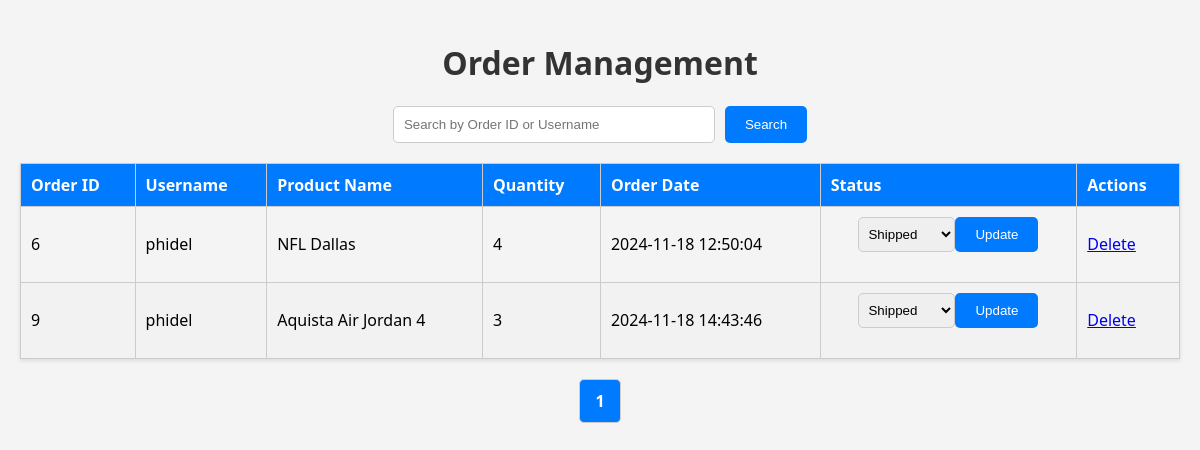
Page /order_management.php (signed in) on the earlier database version.
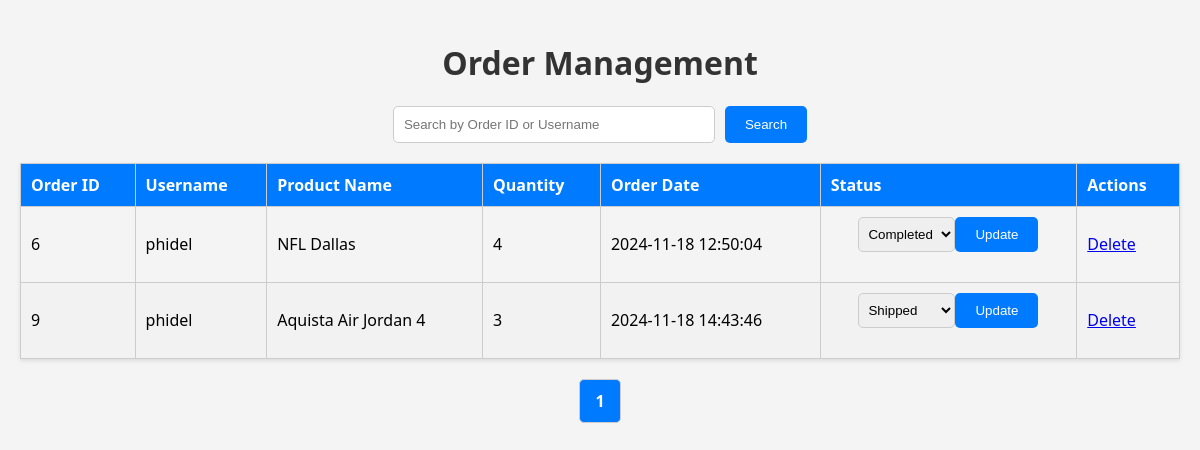
Same page on the later database version.
### tables this page shows
CREATE TABLE `orders` (
  `order_id` int NOT NULL AUTO_INCREMENT,
  `user_id` int NOT NULL,
  `product_id` int DEFAULT NULL,
  `quantity` int NOT NULL,
  `total_amount` decimal(10,2) NOT NULL,
  `payment_status` varchar(50) NOT NULL DEFAULT 'Pending',
  `transaction_id` varchar(100) DEFAULT NULL,
  `payment_date` timestamp NULL DEFAULT NULL,
  `order_date` timestamp NULL DEFAULT CURRENT_TIMESTAMP,
  `status` varchar(50) NOT NULL,
  `payment_method` varchar(50) DEFAULT NULL,
  `delivery_address` text,
  `phone_number` varchar(20) DEFAULT NULL,
  `email` varchar(100) DEFAULT NULL,
  `tracking_status` varchar(50) DEFAULT 'Order Received',
  `estimated_delivery_date` date DEFAULT NULL,
  PRIMARY KEY (`order_id`),
  KEY `user_id` (`user_id`),
  KEY `orders_ibfk_2` (`product_id`),
  CONSTRAINT `orders_ibfk_1` FOREIGN KEY (`user_id`) REFERENCES `users` (`user_id`) ON DELETE CASCADE,
  CONSTRAINT `orders_ibfk_2` FOREIGN KEY (`product_id`) REFERENCES `products` (`product_id`)
);

CREATE TABLE `users` (
  `user_id` int NOT NULL AUTO_INCREMENT,
  `username` varchar(50) NOT NULL,
  `full_name` varchar(255) DEFAULT NULL,
  `password` varchar(255) NOT NULL,
  `email` varchar(100) NOT NULL,
  `role` enum('user','admin') DEFAULT 'user',
  `created_at` timestamp NULL DEFAULT CURRENT_TIMESTAMP,
  `updated_at` timestamp NULL DEFAULT CURRENT_TIMESTAMP ON UPDATE CURRENT_TIMESTAMP,
  `profile_picture_url` varchar(255) DEFAULT NULL,
  PRIMARY KEY (`user_id`),
  UNIQUE KEY `username` (`username`),
  UNIQUE KEY `email` (`email`)
);

CREATE TABLE `products` (
  `product_id` int NOT NULL AUTO_INCREMENT,
  `product_name` varchar(100) NOT NULL,
  `price_ksh` decimal(10,2) NOT NULL,
  `description` text,
  `image_url` text,
  `category_id` int DEFAULT NULL,
  `quantity_in_stock` int NOT NULL,
  `created_at` timestamp NULL DEFAULT CURRENT_TIMESTAMP,
  `updated_at` timestamp NULL DEFAULT CURRENT_TIMESTAMP ON UPDATE CURRENT_TIMESTAMP,
  `size` text,
  PRIMARY KEY (`product_id`),
  KEY `category_id` (`category_id`),
  CONSTRAINT `products_ibfk_1` FOREIGN KEY (`category_id`) REFERENCES `categories` (`category_id`) ON DELETE SET NULL
);

### order_management.php (the view, shortened to what this page needs)
<?php
require 'db_config.php';
$search_query = isset($_GET['search']) ? $_GET['search'] : '';
$page = isset($_GET['page']) ? (int)$_GET['page'] : 1;
$limit = 10;
$offset = ($page - 1) * $limit;
$sql = "SELECT o.*, u.username, p.product_name AS product_name
        FROM orders o
        JOIN users u ON o.user_id = u.user_id
        JOIN products p ON o.product_id = p.product_id
        WHERE 1=1";
$params = [];
$sql .= " LIMIT $limit OFFSET $offset";
try {
    $stmt = $pdo->prepare($sql);
    $stmt->execute($params);
    $orders = $stmt->fetchAll();
    $countSql = "SELECT COUNT(*) FROM orders o JOIN users u ON o.user_id = u.user_id WHERE 1=1";
    if ($search_query) {
        $countSql .= " AND (o.order_id LIKE ? OR u.username LIKE ?)";
        $countParams = ["%$search_query%", "%$search_query%"];
    } else {
        $countParams = [];
    }
    $countStmt = $pdo->prepare($countSql);
    $countStmt->execute($countParams);
    $total_orders = $countStmt->fetchColumn();
    $total_pages = ceil($total_orders / $limit);
} catch (PDOException $e) {
    echo "Database query failed: " . $e->getMessage();
    exit();
}
?>
<!DOCTYPE html>
<html lang="en">
<head>
</head>
<body>
    <h1>Order Management</h1>
    <form method="GET" action="">
        <input type="text" name="search" placeholder="Search by Order ID or Username"
            value="<?php echo htmlspecialchars($search_query); ?>">
        <button type="submit">Search</button>
    </form>
    <table>
        <thead>
            <tr>
                <th>Order ID</th>
                <th>Username</th>
                <th>Product Name</th>
                <th>Quantity</th>
                <th>Order Date</th>
                <th>Status</th>
                <th>Actions</th>
            </tr>
        </thead>
        <tbody>
            <?php if ($orders): ?>
            <?php foreach ($orders as $order): ?>
            <tr>
                <td><?php echo htmlspecialchars($order['order_id']); ?></td>
                <td><?php echo htmlspecialchars($order['username']); ?></td>
                <td><?php echo htmlspecialchars($order['product_name']); ?></td>
                <td><?php echo htmlspecialchars($order['quantity']); ?></td>
                <td><?php echo htmlspecialchars($order['order_date']); ?></td>
                <td>
                    <form method="POST" action="">
                        <select name="status">
                            <option value="Shipped" <?php echo ($order['status'] === 'Shipped') ? 'selected' : ''; ?>>
                                Shipped</option>
                            <option value="Completed"
                                <?php echo ($order['status'] === 'Completed') ? 'selected' : ''; ?>>Completed</option>
                        </select>
                        <button type="submit" name="update_status">Update</button>
                    </form>
                </td>
                <td>
                    <a href="?delete=<?php echo htmlspecialchars($order['order_id']); ?>"
                        onclick="return confirm('Are you sure you want to delete this order?');">Delete</a>
                </td>
            </tr>
            <?php endforeach; ?>
            <?php else: ?>
            <tr>
                <td colspan="7">No orders found.</td>
            </tr>
            <?php endif; ?>
        </tbody>
    </table>
    <div class="pagination">
        <?php for ($i = 1; $i <= $total_pages; $i++): ?>
        <a href="?page=<?php echo $i; ?>&search=<?php echo urlencode($search_query); ?>"
            class="<?php echo ($i === $page) ? 'active' : ''; ?>">
            <?php echo $i; ?>
        </a>
        <?php endfor; ?>
    </div>
</body>
</html>

### order_management.php (style rules this page uses)
body { font-family: 'Segoe UI', Tahoma, Geneva, Verdana, sans-serif; background-color: #f4f4f4; margin: 0; padding: 20px; }
h1 { text-align: center; color: #333; }
form { display: flex; justify-content: center; margin-bottom: 20px; }
input[type="text"] { padding: 10px; border: 1px solid #ccc; border-radius: 5px; width: 300px; margin-right: 10px; }
button { padding: 10px 20px; border: none; border-radius: 5px; background-color: #007BFF; color: white; cursor: pointer; transition: background-color 0.3s; }
table { width: 100%; border-collapse: collapse; margin-bottom: 20px; box-shadow: 0 2px 4px rgba(0, 0, 0, 0.1); }
th, td { border: 1px solid #ccc; padding: 10px; text-align: left; }
th { background-color: #007BFF; color: white; }
tr:nth-child(even) { background-color: #f2f2f2; }
select { padding: 5px; border: 1px solid #ccc; border-radius: 5px; }
.pagination { display: flex; justify-content: center; margin-top: 20px; }
.pagination a { margin: 0 5px; padding: 10px 15px; text-decoration: none; color: #007BFF; border: 1px solid #ccc; border-radius: 5px; transition: background-color 0.3s; }
.pagination a.active { font-weight: bold; background-color: #007BFF; color: white; }

Differences in the rows shown:
changed orders "NFL Dallas": status "Shipped" → "Completed"
